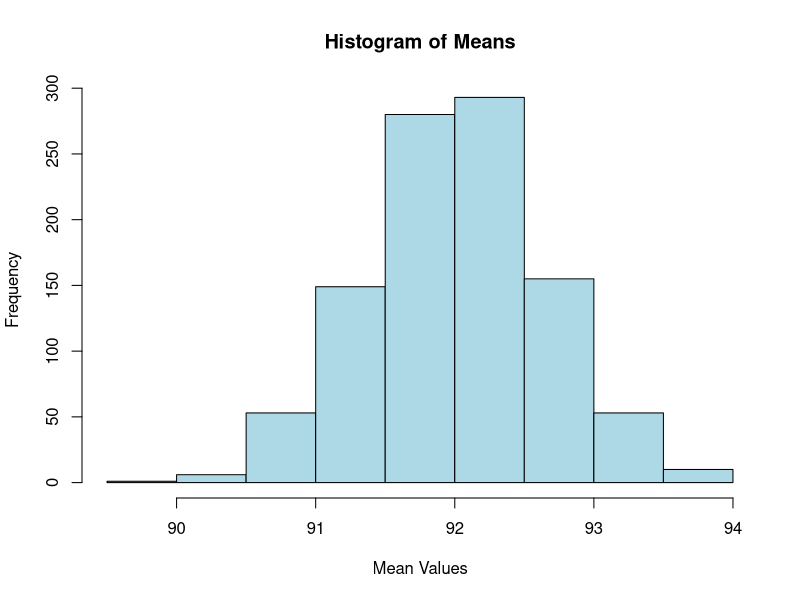
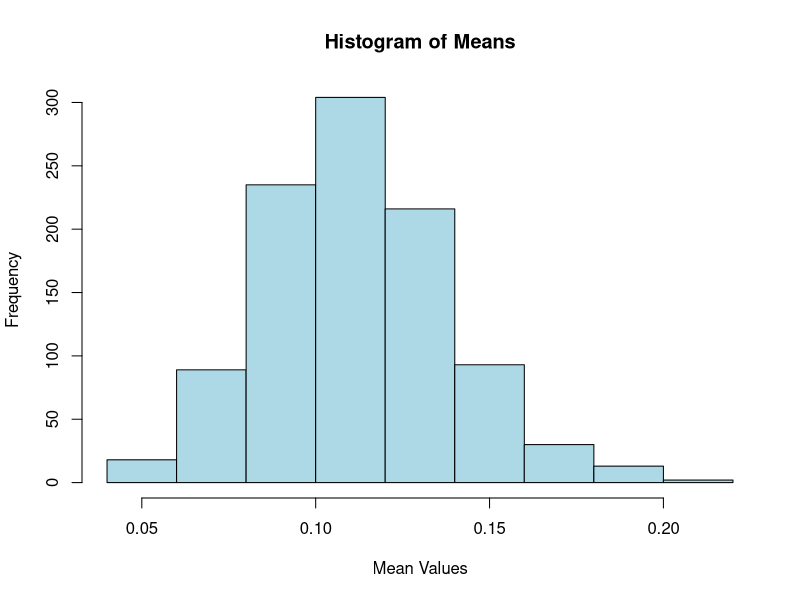

Here is the R script that generated these plots, in order:
# Quest 9
# Prepare two functions with random distribution methods
# Generate vectors
# Calculate means, create histograms and get confidence intervals of both

# Declare black_box1 to get a list with random function
black_box1 <- function(amount=10){
  return (rnorm(amount, 92, 2))
}

# Declare black_box2 to get a list with random function
black_box2 <- function(amount=10){
  return (rgamma(amount, 2, 17))
}

# Declare get_means
get_means <- function(input_function, limit=1000){
  means <- c()
  for (i in 1:limit){
    values <- input_function()  # Call the function to get random values
    mean_value <- round(mean(values), digits=2)
    means <- c(means, mean_value)
  }
  return(means)
}

# Declare get_histogram
get_histogram <- function(vector){
  hist(
    vector,
    main="Histogram of Means",
    col="lightblue",
    border="black",
    xlab="Mean Values"
  )
}

# Declare get_confidence_intervals
get_confidence_intervals <- function(vector, min=0.025, max=0.975) {
  return (qnorm(c(min, max), mean(vector), sd(vector)))
}

##############################################################################

# black_box1
means_black_box1 <- get_means(black_box1, 1000)
get_histogram(means_black_box1)
confidence_interval1 <- get_confidence_intervals(means_black_box1)
cat("-----Confidence Intervals for Black Box 1-----\n",
    "Lowest Value  ==>", confidence_interval1[1], "\n",
    "Highest Value ==>", confidence_interval1[2], "\n")

# black_box2
means_black_box2 <- get_means(black_box2, 1000)
get_histogram(means_black_box2)
confidence_interval2 <- get_confidence_intervals(means_black_box2)
cat("-----Confidence Intervals for Black Box 2-----\n",
    "Lowest Value  ==>", confidence_interval2[1], "\n",
    "Highest Value ==>", confidence_interval2[2], "\n")
